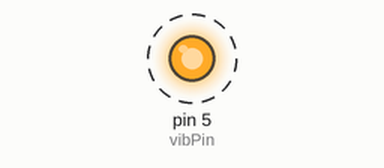
Recording of a sketch running on a simulated Arduino Uno, built with avr-gcc and run on an emulated ATmega328P. Parts: output pins drawn as LEDs (lit = HIGH). Dashed ring = blinking.

Above: at 0.5 s.
Timing chart, 0 to 4.6 s (numbered marks = the images above):
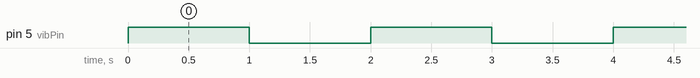

The sketch:

vibrator.ino
```cpp
int vibPin = 5;   // Vibrator connected to GPIO5

void setup() {
  pinMode(vibPin, OUTPUT);
  digitalWrite(vibPin, LOW);  // make sure it's off at start
}

void loop() {
  // Turn vibrator ON for 1 second
  digitalWrite(vibPin, HIGH);
  delay(1000);

  // Turn vibrator OFF for 1 second
  digitalWrite(vibPin, LOW);
  delay(1000);
}
```

Measured:
- by itself, pin 5 (vibPin): alternates HIGH for 1.0 s and LOW for 1.0 s
